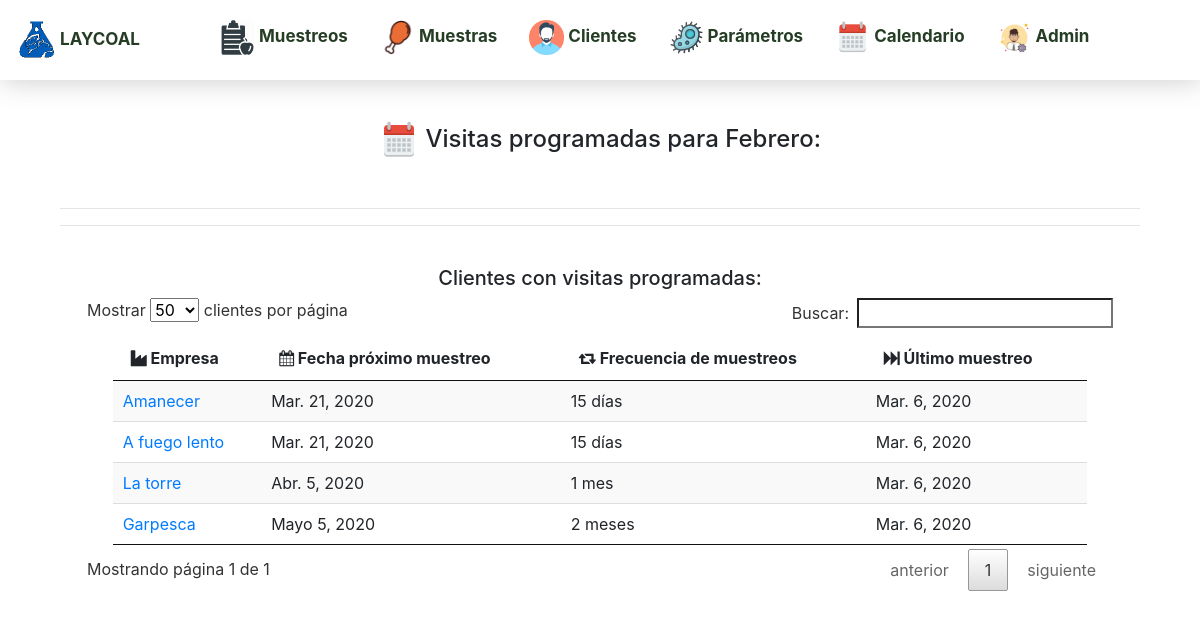
/calendar, run on the app's committed database.
### clientes/models.py (models this page shows, shortened)
class Cliente(models.Model):
    FRECUENCIA_CHOICES = (
        (0,'sin determinar'),
        (15,'15 días'),
        (30,'1 mes'),
        (60,'2 meses'),
        (90,'3 meses'),
        (120,'4 meses'),
        (150,'5 meses'),
        (180,'6 meses'),
    )
    nombre=models.CharField(max_length=100)
    telefono=models.CharField(max_length=100, blank=True, null=True)
    direccion=models.CharField(max_length=100, blank=True, null=True)
    email=models.EmailField(max_length=100, blank=True, null=True)
    frecuencia=models.IntegerField(choices=FRECUENCIA_CHOICES, default=0,)
    proxima_visita=models.DateField(null=True,blank=True)
    actividad=models.CharField(max_length=200, blank=True, null=True)
    class Meta():
        ordering = ['nombre']

### muestreos/models.py (models this page shows, shortened)
class Muestreo(models.Model):
    referencia=models.IntegerField( unique=True)
    cliente=models.ForeignKey('clientes.Cliente',related_name='muestra_cliente',on_delete=models.CASCADE)
    fecha=models.DateField(default=datetime.now)
    class Meta():
        ordering=['-referencia']

### core/views.py (the view)
# urls.py: path("calendar", views.calendar , name="calendar"),
def calendar(request):
    meses=['Enero','Febrero','Marzo','Abril','Mayo','Junio','Julio','Agosto','Septiembre','Octubre', 'Noviembre', 'Diciembre']
    from clientes.models import Cliente
    clientes=Cliente.objects.exclude(frecuencia=0).order_by('proxima_visita')
    hoy=datetime.datetime.today()
    mes=meses[hoy.month-1]
    return render(request,'core/calendar.html',{'clientes':clientes,'hoy':hoy,'mes':mes})

### core/templates/core/calendar.html (shortened to what this page needs)
{%extends 'core/base.html'%}
{%load static%}
{%block content%}
<br>
<div id="contenido">
<h4><img src="{%static 'images/calendar.png'%}" width="40"> Visitas programadas para {{mes}}:</h4>
    <br>
    <hr>
    <hr>
    <br>
    <h5>Clientes con visitas programadas:</h5>
    <table style="width:95%;" id="tabla_clientes" class="display">
        <thead>
        <tr>
            <th><i class="fa fa-industry" aria-hidden="true"></i> Empresa</th>
            <th><i class="fa fa-calendar" aria-hidden="true"></i> Fecha próximo muestreo</th>
            <th><i class="fa fa-retweet" aria-hidden="true"></i> Frecuencia de muestreos</th>
            <th><i class="fa fa-fast-forward" aria-hidden="true"></i> Último muestreo</th>
        </tr>
        </thead>
        <tbody>
        {%for cliente in clientes%}
        {%if cliente.proxima_visita%}
        <tr>
            <td><a href="{%url 'cliente' cliente.pk%}">{{cliente.nombre}}</a></td>
            <td>{{cliente.proxima_visita}}</td>
            <td>{{cliente.get_frecuencia_display}}</td>
            <td>{{cliente.muestra_cliente.first.fecha}}</td>
        </tr>
        {%endif%}
        {%endfor%}
        </tbody>
    </table>
</div>
{%endblock%}

### core/templates/core/base.html (shortened to what this page needs)
{%load static%}
<!DOCTYPE html PUBLIC "-//W3C//DTD XHTML 1.0 Strict//EN" "http://www.w3.org/TR/xhtml1/DTD/xhtml1-strict.dtd">
<html xmlns="http://www.w3.org/1999/xhtml"><head>
    <link rel="stylesheet" href="https://cdnjs.cloudflare.com/ajax/libs/font-awesome/4.7.0/css/font-awesome.min.css">
    <link rel="stylesheet" href="{%static 'Bootstrap/css/bootstrap.min.css'%}">
    <link rel="stylesheet" href="{%static 'Datatable/datatable.min.css'%}">
    <link rel="stylesheet" href="{% static 'fontawesome/fontawesome.min.css' %}">
</head>
<body>
<div class="topnav" id="myTopnav">
    <a href="{%url 'portada'%}"><img border="0" alt="logo" src="{%static 'images/laycoallogo.png'%}" width="40" height="40"> LAYCOAL</a>
    <div id="letrasnav">
        <a href="{%url 'muestreos'%}"><img width='35' src="/static/images/dietas.png"> Muestreos</a>
        <a href="{%url 'muestras'%}"><img width='35' src="/static/images/muestra.png"> Muestras</a>
        <a href="{%url 'clienteslist'%}"><img width='35' src="/static/images/pacienteicon.png"> Clientes</a>
        <a href="{%url 'parametroslist'%}"><img width='35' src="/static/images/parametros.png"> Parámetros</a>
        <a href="{%url 'calendar'%}"><img width='35' src="/static/images/calendar.png"> Calendario</a>
        <a href="{% url 'admin:index' %}"><img width='35' src="/static/images/admin.png"> Admin</a>
    </div>
</div>
<br>
<br>
<br>
<br>
{%block content%}
{%endblock%}
</body>
</html>

### core/templates/core/base.html (style rules this page uses)
body { margin:0; }
.topnav { overflow: hidden; padding-bottom: 0.5%; padding-top: 0.5%; position: fixed; top: 0; width: 100%; background-color:white; z-index:300; box-shadow: 1px 2px 25px rgba(100, 100, 100, 0.3); }
.topnav a { float: left; display: block; color: #253d25; text-align: center; padding: 14px 16px; text-decoration: none; font-size: 17px; font-weight: bold; }
#letrasnav { float:left; margin-right: 3%; margin-left: 4%; }

### core/templates/core/calendar.html (style rules this page uses)
h1,h2,h3,h4,h5 { text-align:center; }
#contenido { width:90%; margin-left:auto; margin-right:auto; }

### data on the page
Cliente: nombre "Amanecer", proxima_visita "Mar. 21, 2020", frecuencia "15 días", muestra_cliente.first.fecha "Mar. 6, 2020"
Cliente: nombre "A fuego lento", proxima_visita "Mar. 21, 2020", frecuencia "15 días", muestra_cliente.first.fecha "Mar. 6, 2020"
Cliente: nombre "La torre", proxima_visita "Abr. 5, 2020", frecuencia "1 mes", muestra_cliente.first.fecha "Mar. 6, 2020"
Cliente: nombre "Garpesca", proxima_visita "Mayo 5, 2020", frecuencia "2 meses", muestra_cliente.first.fecha "Mar. 6, 2020"
